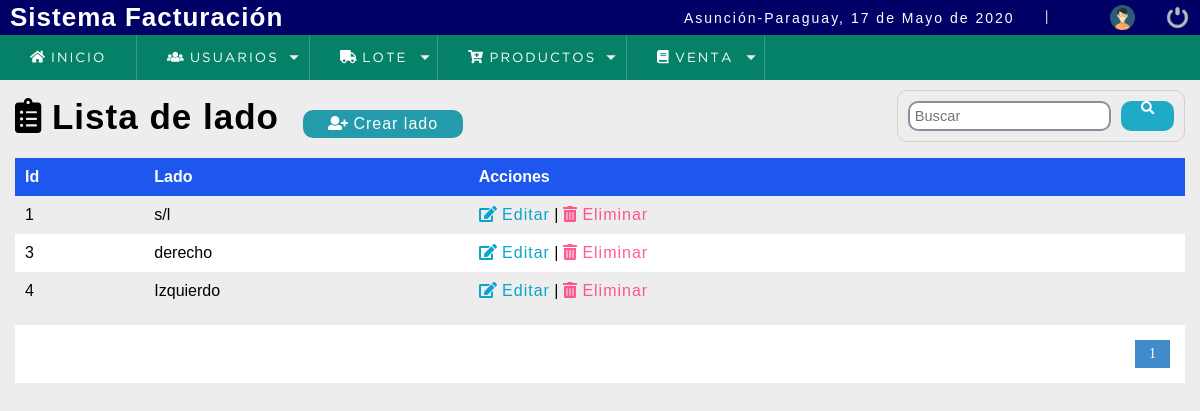
The app's page /sistema/lista_lado.php (signed in) with its own data.
### tables this page shows
CREATE TABLE `lado` (
  `lado_id` int(11) NOT NULL,
  `lado_descripcion` varchar(45) NOT NULL
);

### sistema/lista_lado.php (the view, shortened to what this page needs)
<?php
include "../conexion.php";
 ?>
<!DOCTYPE html>
<html lang="en">
<head>
<?php include "includes/scripts.php";?>
</head>
<body>
<?php include "includes/header.php"; ?>
	<section id="container">
		<h1><i class="fas fa-clipboard-list"></i> Lista de lado</h1>
		<a href="registro_lado.php" class="btn_new"><i class="fas fa-user-plus"></i> Crear lado</a>
		<form action="buscar_lado.php" method="get" class="form_search">
			<input type="text" name="busqueda" id="busqueda" placeholder="Buscar">
			<button type="submit" class="btn_search"><i class="fas fa-search"></i></button>
		</form>
		<table>
			<tr>
				<th>Id</th>
				<th>Lado</th>
				<th>Acciones</th>
			</tr>
			<?php
				$sql_register = mysqli_query($conection,"SELECT COUNT(*) as total_registro
																								FROM lado");
				$result_register = mysqli_fetch_array($sql_register);
				$total_registro = $result_register['total_registro'];
				$por_pagina = 5;
				if (empty($_GET['pagina']))
				{
						$pagina = 1;
				}else {
					$pagina = $_GET['pagina'];
				}
				$desde = ($pagina-1) * $por_pagina;
				$total_paginas = ceil($total_registro / $por_pagina);
					$query = mysqli_query($conection, "SELECT *
																						 from lado
																						 LIMIT $desde,$por_pagina");
					$result = mysqli_num_rows($query);
					if ($result >0 )
					{
						while ($data = mysqli_fetch_array($query))
						{
      ?>
			<tr>
				<td><?php echo $data[0]; ?></td>
				<td><?php echo $data[1] ; ?></td>
				<td>
					<a class="link_edit" href="editar_lado.php?id=<?php echo $data[0]; ?>"><i class="fas fa-edit"></i> Editar</a>
					|
					<a class="link_delete" href="eliminar_confirmar_lado.php?id=<?php echo $data[0]; ?>"><i class="fas fa-trash-alt"></i> Eliminar</a>
			  </td>
			</tr>
     <?php
		      }
	       }
     ?>
		</table>
		<div class="paginador">
			<ul>
				<?php
					for ($i=1; $i <= $total_paginas; $i++)
					{
						if ($i == $pagina)
						{
							echo '<li class="pageSelected"> '.$i.' </li>';
						}else
						{
								echo '<li> <a href="?pagina='.$i.'">'.$i.' </a> </li>';
						}
					}
				 ?>
			</ul>
		</div>
	</section>
</body>
</html>

### sistema/css/style.css (style rules this page uses)
* { margin: 0; padding: 0; box-sizing: border-box; }
body { background: #ededed; }
h1, h2, h3, h4, h5, h6 { font-family: 'arial'; font-weight: bold; letter-spacing: 1px; }
h1 { font-size: 26px; }
a { text-decoration: none; font-family: arial; letter-spacing: 1px; }
#container { padding: 90px 15px 15px; }
form { background: #3D789B; margin: auto; padding: 20px 50px; border: 1px solid #d1d1d1; border-radius: 10px; }
input,select,textarea,select, option { display: block; width: 100%; font-size: 11pt; padding: 5px; border: 2px solid #85929e; border-radius: 10px; }
#container h1 { font-size: 35px; display: inline-block; }
.btn_new { display: inline-block; background: #239baa; color: #fff; padding: 5px 25px; border-radius: 10px; margin: 20px; }
table { border-collapse: collapse; font-size: 12pt; font-family: 'arial'; width: 100%; }
table th { text-align: left; padding: 10px; background: #1E57EE; color: #fff; }
table tr:nth-child(odd) { background: #fff; }
table td { padding: 10px; }
.link_edit { color: #0ca4ce; }
.link_delete { color: #f26b; }
.paginador ul { padding: 15px; list-style: none; background: #fff; margin-top: 15px; display: -webkit-flex; display: -moz-flex; display: -ms-flex; display: -o-flex; display: flex; justify-content: flex-end; }
.paginador a, .pageSelected { color: #428bca; border: 1px solid #ddd; padding: 5px; display: inline-block; font-size: 14px; text-align: center; width: 35px; }
.pageSelected { color: #fff; background: #428bca; border: 1px solid #428bca; }
.form_search { display: -webkit-flex; display: -moz-flex; display: -ms-flex; display: -o-flex; display: flex; float: right; background: initial; padding: 10px; border-radius: 10px; }
.form_search .btn_search { background: #1faac8; color: #fff; padding: 0 20px; border: 1px; cursor: pointer; margin-left: 10px; display: -webkit-flex; display: -moz-flex; display: -ms-flex; display: -o-flex; display: flex; border-radius: 10px; }

### records on screen
lado: lado_id "1", lado_descripcion "s/l"
lado: lado_id "3", lado_descripcion "derecho"
lado: lado_id "4", lado_descripcion "Izquierdo"

### other values on screen
fechaC() "17 de Mayo de 2020"
